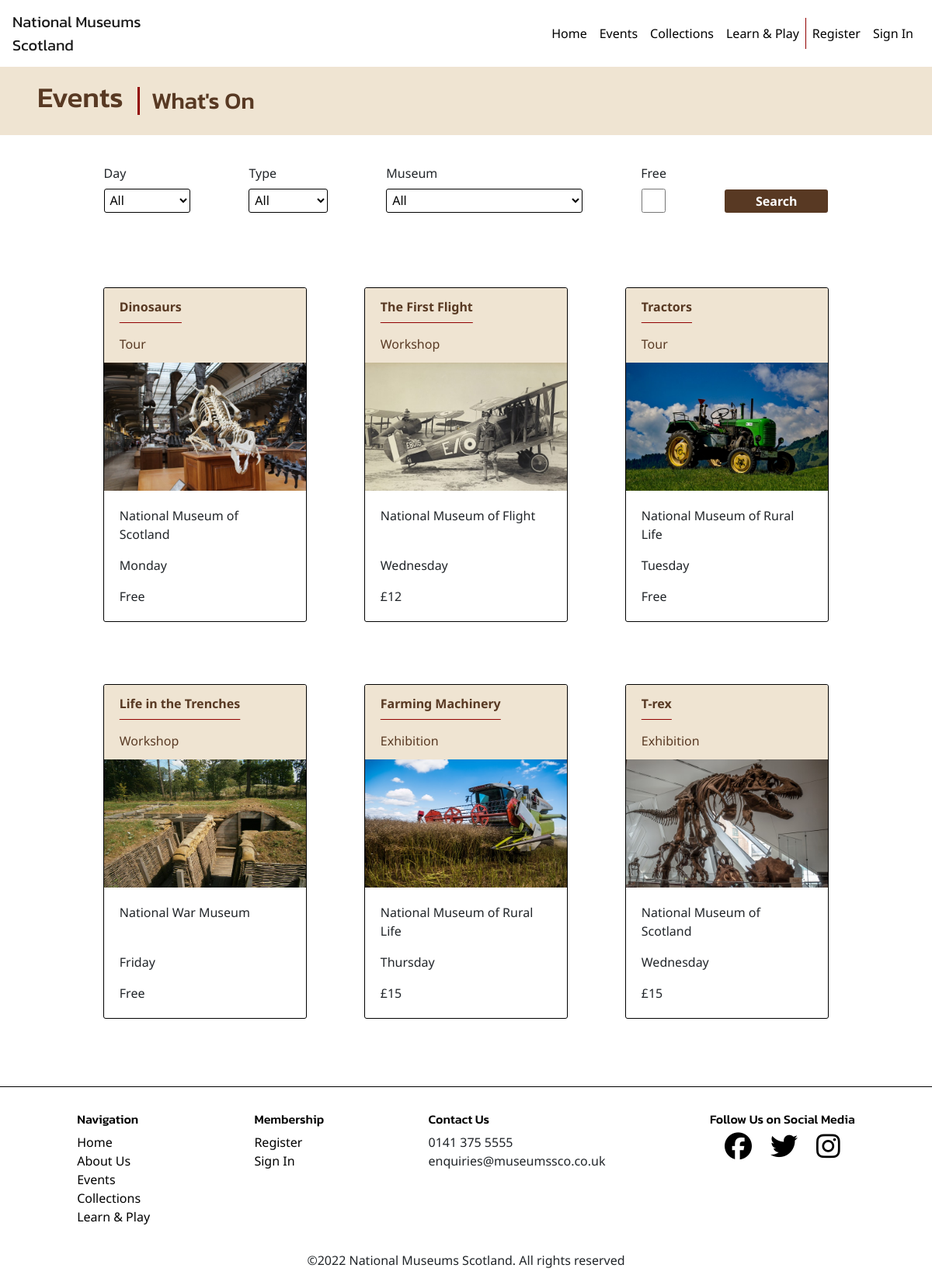
Screenshot of /events.php with the database file from the repository.
### tables this page shows
CREATE TABLE IF NOT EXISTS `event` (
  `eventID` int NOT NULL AUTO_INCREMENT,
  `eventName` varchar(80) NOT NULL,
  `eventType` varchar(10) NOT NULL,
  `dayInWeek` varchar(10) NOT NULL,
  `museum` varchar(30) NOT NULL,
  `price` varchar(4) NOT NULL,
  `image` varchar(40) NOT NULL,
  `description` varchar(250) NOT NULL,
  PRIMARY KEY (`eventID`)
);

### events.php (the view, shortened to what the rows shown need)
<!DOCTYPE html>
<html lang="en">
<head>
    <link rel="stylesheet" href="https://stackpath.bootstrapcdn.com/bootstrap/4.1.3/css/bootstrap.min.css">
    <link rel="stylesheet" href="styles/styles.css">
</head>
<body>
    <div class="page-container">
        <main>
            <div class="heading-banner">
                <h1>Events</h1>
                <h2>What's On</h2>
            </div>
            <div class="content-container">
                <div class="results-grid">
                    <?php
                    function displayEvent($row)
                    {
                        echo "<div class='card text-black mb-3' style='max-width: 16.5rem;'>";
                        echo "<div class='card-header'><p>" . $row["eventName"] . "</p></div>";
                        echo "<div class='card-header'>" . $row["eventType"] . "</div>";
                        switch ($row["eventName"]) {
                            case "Dinosaurs":
                                echo "<a href='dinosaurs.php'><img class='card-img-top' src=" . $row["image"] . " alt='" . $row["eventName"] . "'></a>";
                                break;
                            case "The First Flight":
                                echo "<a href='the-first-flight.php'><img class='card-img-top' src=" . $row["image"] . " alt='" . $row["eventName"] . "'></a>";
                                break;
                            case "Tractors":
                                echo "<a href='tractors.php'><img class='card-img-top' src=" . $row["image"] . " alt='" . $row["eventName"] . "'></a>";
                                break;
                            case "Life in the Trenches":
                                echo "<a href='life-in-trenches.php'><img class='card-img-top' src=" . $row["image"] . " alt='" . $row["eventName"] . "'></a>";
                                break;
                            case "Farming Machinery":
                                echo "<a href='farming-machinery.php'><img class='card-img-top' src=" . $row["image"] . " alt='" . $row["eventName"] . "'></a>";
                                break;
                            case "T-rex":
                                echo "<a href='t-rex.php'><img class='card-img-top' src=" . $row["image"] . " alt='" . $row["eventName"] . "'></a>";
                                break;
                        }
                        echo "<div class='card-body'>
                            <p class='card-text museum-name'>" . $row["museum"] . "</p>
                            <p class='card-text'>" . $row["dayInWeek"] . "</p>";
                        if ($row["price"] == "Free") {
                            echo "<p class='card-text'>" . $row["price"] . "</p>
                            </div>";
                        } else {
                            echo "<p class='card-text'>&pound" . $row["price"] . "</p>
                            </div>";
                        }
                        echo "</div>";
                    }
                    function displayAllEvents()
                    {
                        include "includes/dbconx.php";
                        if (isset($_GET["freeCheckbox"])) {
                            $freeCheckbox = $_GET["freeCheckbox"];
                            $sql = "SELECT eventName,eventType,dayInWeek,museum,price,image FROM event WHERE price=?";
                            $stmt = $conn->prepare($sql);
                            $stmt->bind_param("s", $freeCheckbox);
                            $stmt->execute();
                            $result = $stmt->get_result();
                            while ($row = $result->fetch_assoc()) {
                                displayEvent($row);
                            }
                        } else {
                            $sql = "SELECT eventName,eventType,dayInWeek,museum,price,image FROM event";
                            $result = $conn->query($sql);
                            while ($row = $result->fetch_assoc()) {
                                displayEvent($row);
                            }
                        }
                    }
                    if (isset($_GET["submit"])) {
                        $eventDay = $_GET["day"];
                        $museum = $_GET["museum"];
                        $eventType = $_GET["type"];
                        include "includes/dbconx.php";
                        if ($eventDay == "All" and $eventType == "All" and $museum == "All") {
                            displayAllEvents();
                        } else {
                            if (isset($_GET["freeCheckbox"])) {
                                $freeCheckbox = $_GET["freeCheckbox"];
                                $sql = "SELECT eventName,eventType,dayInWeek,museum,price,image FROM event WHERE dayInWeek=? AND eventType=? AND museum=? AND price=?";
                                $stmt = $conn->prepare($sql);
                                $stmt->bind_param("ssss", $eventDay, $eventType, $museum, $freeCheckbox);
                                $stmt->execute();
                                $result = $stmt->get_result();
                                while ($row = $result->fetch_assoc()) {
                                    displayEvent($row);
                                }
                            } else {
                                $sql = "SELECT eventName,eventType,dayInWeek,museum,price,image FROM event WHERE dayInWeek=? AND eventType=? AND museum=?";
                                $stmt = $conn->prepare($sql);
                                $stmt->bind_param("sss", $eventDay, $eventType, $museum);
                                $stmt->execute();
                                $result = $stmt->get_result();
                                while ($row = $result->fetch_assoc()) {
                                    displayEvent($row);
                                }
                            }
                        }
                        if ($eventDay == "All") {
                            if ($eventType == "All") {
                                if (isset($_GET["freeCheckbox"])) {
                                    $freeCheckbox = $_GET["freeCheckbox"];
                                    $sql = "SELECT eventName,eventType,dayInWeek,museum,price,image FROM event WHERE museum=? AND price=?";
                                    $stmt = $conn->prepare($sql);
                                    $stmt->bind_param("ss", $museum, $freeCheckbox);
                                    $stmt->execute();
                                    $result = $stmt->get_result();
                                    while ($row = $result->fetch_assoc()) {
                                        displayEvent($row);
                                    }
                                } else {
                                    $sql = "SELECT eventName,eventType,dayInWeek,museum,price,image FROM event WHERE museum=?";
                                    $stmt = $conn->prepare($sql);
                                    $stmt->bind_param("s", $museum);
                                    $stmt->execute();
                                    $result = $stmt->get_result();
                                    while ($row = $result->fetch_assoc()) {
                                        displayEvent($row);
                                    }
                                }
                            } else {
                                if (isset($_GET["freeCheckbox"])) {
                                    $freeCheckbox = $_GET["freeCheckbox"];
                                    $sql = "SELECT eventName,eventType,dayInWeek,museum,price,image FROM event WHERE eventType=? AND museum=? AND price=?";
                                    $stmt = $conn->prepare($sql);
                                    $stmt->bind_param("sss", $eventType, $museum, $freeCheckbox);
                                    $stmt->execute();
                                    $result = $stmt->get_result();
                                    while ($row = $result->fetch_assoc()) {
                                        displayEvent($row);
                                    }
                                } else {
                                    $sql = "SELECT eventName,eventType,dayInWeek,museum,price,image FROM event WHERE eventType=? AND museum=?";
                                    $stmt = $conn->prepare($sql);
                                    $stmt->bind_param("ss", $eventType, $museum);
                                    $stmt->execute();
                                    $result = $stmt->get_result();
                                    while ($row = $result->fetch_assoc()) {
                                        displayEvent($row);
                                    }
                                }
                            }
                        }
                        if ($eventType == "All") {
                            if ($museum == "All") {
                                if (isset($_GET["freeCheckbox"])) {
                                    $freeCheckbox = $_GET["freeCheckbox"];
                                    $sql = "SELECT eventName,eventType,dayInWeek,museum,price,image FROM event WHERE dayInWeek=? AND price=?";
                                    $stmt = $conn->prepare($sql);
                                    $stmt->bind_param("ss", $eventDay, $freeCheckbox);
                                    $stmt->execute();
                                    $result = $stmt->get_result();
                                    while ($row = $result->fetch_assoc()) {
                                        displayEvent($row);
                                    }
                                } else {
                                    $sql = "SELECT eventName,eventType,dayInWeek,museum,price,image FROM event WHERE dayInWeek=?";
                                    $stmt = $conn->prepare($sql);
                                    $stmt->bind_param("s", $eventDay);
                                    $stmt->execute();
                                    $result = $stmt->get_result();
                                    while ($row = $result->fetch_assoc()) {
                                        displayEvent($row);
                                    }
                                }
                            } else {
                                if (isset($_GET["freeCheckbox"])) {
                                    $freeCheckbox = $_GET["freeCheckbox"];
                                    $sql = "SELECT eventName,eventType,dayInWeek,museum,price,image FROM event WHERE dayInWeek=? AND museum=? AND price=?";
                                    $stmt = $conn->prepare($sql);
                                    $stmt->bind_param("sss", $eventDay, $museum, $freeCheckbox);
                                    $stmt->execute();
                                    $result = $stmt->get_result();
                                    while ($row = $result->fetch_assoc()) {
                                        displayEvent($row);
                                    }
                                } else {
                                    $sql = "SELECT eventName,eventType,dayInWeek,museum,price,image FROM event WHERE dayInWeek=? AND museum=?";
                                    $stmt = $conn->prepare($sql);
                                    $stmt->bind_param("ss", $eventDay, $museum);
                                    $stmt->execute();
                                    $result = $stmt->get_result();
                                    while ($row = $result->fetch_assoc()) {
                                        displayEvent($row);
                                    }
                                }
                            }
                        }
                        if ($museum == "All") {
                            if ($eventDay == "All") {
                                if (isset($_GET["freeCheckbox"])) {
                                    $freeCheckbox = $_GET["freeCheckbox"];
                                    $sql = "SELECT eventName,eventType,dayInWeek,museum,price,image FROM event WHERE eventType=? AND price=?";
                                    $stmt = $conn->prepare($sql);
                                    $stmt->bind_param("ss", $eventType, $freeCheckbox);
                                    $stmt->execute();
                                    $result = $stmt->get_result();
                                    while ($row = $result->fetch_assoc()) {
                                        displayEvent($row);
                                    }
                                } else {
                                    $sql = "SELECT eventName,eventType,dayInWeek,museum,price,image FROM event WHERE eventType=?";
                                    $stmt = $conn->prepare($sql);
                                    $stmt->bind_param("s", $eventType);
                                    $stmt->execute();
                                    $result = $stmt->get_result();
                                    while ($row = $result->fetch_assoc()) {
                                        displayEvent($row);
                                    }
                                }
                            } else {
                                if (isset($_GET["freeCheckbox"])) {
                                    $freeCheckbox = $_GET["freeCheckbox"];
                                    $sql = "SELECT eventName,eventType,dayInWeek,museum,price,image FROM event WHERE dayInWeek=? AND eventType=? AND price=?";
                                    $stmt = $conn->prepare($sql);
                                    $stmt->bind_param("sss", $eventDay, $eventType, $freeCheckbox);
                                    $stmt->execute();
                                    $result = $stmt->get_result();
                                    while ($row = $result->fetch_assoc()) {
                                        displayEvent($row);
                                    }
                                } else {
                                    $sql = "SELECT eventName,eventType,dayInWeek,museum,price,image FROM event WHERE dayInWeek=? AND eventType=?";
                                    $stmt = $conn->prepare($sql);
                                    $stmt->bind_param("ss", $eventDay, $eventType);
                                    $stmt->execute();
                                    $result = $stmt->get_result();
                                    while ($row = $result->fetch_assoc()) {
                                        displayEvent($row);
                                    }
                                }
                            }
                        }
                        $conn->close();
                    } else {
                        displayAllEvents();
                    }
                    ?>
                </div>
            </div>
        </main>
        <footer>
            <div class="footer-links footer-nav">
                <h2 class="footer-heading">
                    <bold>Navigation</bold>
                </h2>
            </div>
            <div class="footer-links footer-membership">
                <h2 class="footer-heading">
                    <bold>Membership</bold>
                </h2>
            </div>
            <div class="footer-links footer-contact">
                <h2 class="footer-heading">
                    <bold>Contact Us</bold>
                </h2>
            </div>
            <div class="footer-social">
                <h2 class="footer-heading">
                    <bold>Follow Us on Social Media</bold>
                </h2>
            </div>
        </footer>
    </div>
</body>
</html>

### rows the page displays
event: eventName "Dinosaurs", eventType "Tour", image (picture), museum "National Museum of Scotland", dayInWeek "Monday", price "Free"
event: eventName "The First Flight", eventType "Workshop", image (picture), museum "National Museum of Flight", dayInWeek "Wednesday", price "12"
event: eventName "Tractors", eventType "Tour", image (picture), museum "National Museum of Rural Life", dayInWeek "Tuesday", price "Free"
event: eventName "Life in the Trenches", eventType "Workshop", image (picture), museum "National War Museum", dayInWeek "Friday", price "Free"
event: eventName "Farming Machinery", eventType "Exhibition", image (picture), museum "National Museum of Rural Life", dayInWeek "Thursday", price "15"
event: eventName "T-rex", eventType "Exhibition", image (picture), museum "National Museum of Scotland", dayInWeek "Wednesday", price "15"
